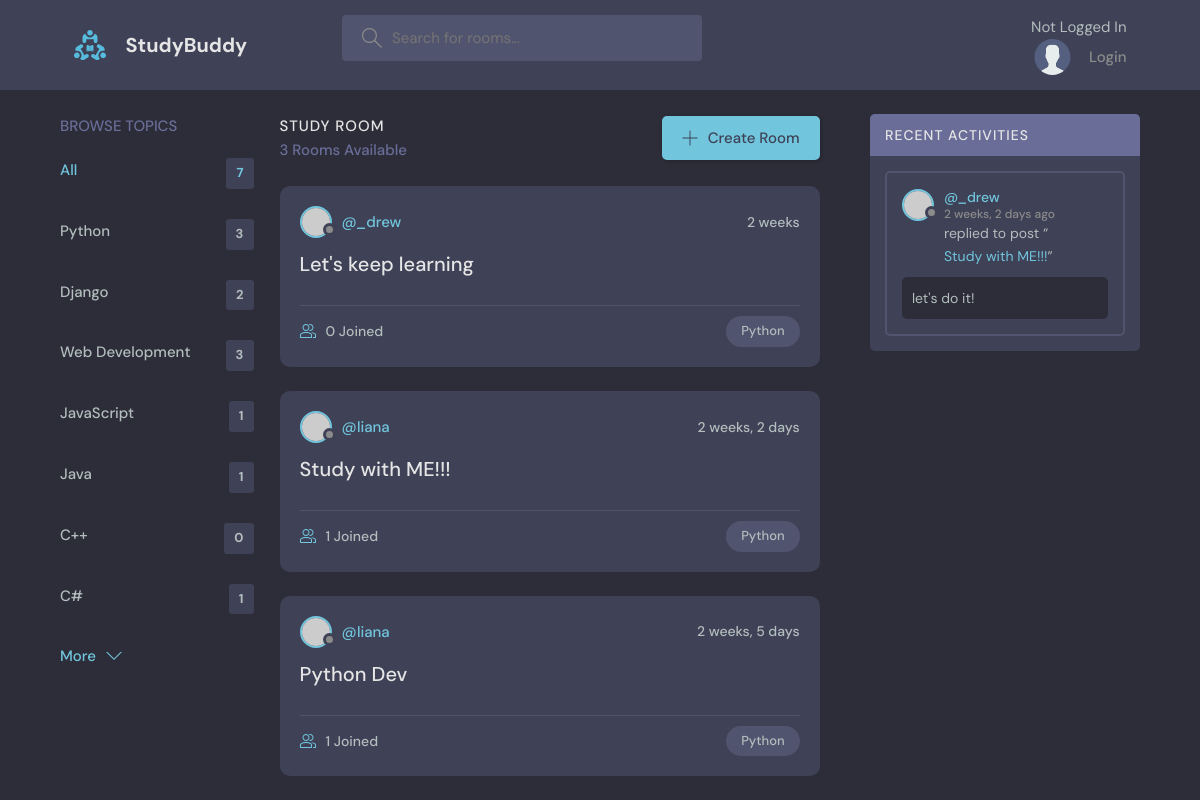
Page /?q=Python on the committed database.
### base/models.py (models this page shows, shortened)
class Topic(models.Model):
    name = models.CharField(max_length=200)

class Room(models.Model):
    host = models.ForeignKey(
        User,
        on_delete=models.SET_NULL, null=True
        )
    topic = models.ForeignKey(
        Topic,
        on_delete=models.SET_NULL, null=True
        )
    name = models.CharField(max_length=200)
    description = models.TextField(null=True, blank=True)
    participants = models.ManyToManyField(User, related_name='participants', blank=True)
    updated = models.DateTimeField(auto_now=True)
    created = models.DateTimeField(auto_now_add=True)
    class Meta:
        ordering = ['-updated', '-created']
    def __str__ (self):
        return self.name

class Message(models.Model):
    user = models.ForeignKey(
        User,
        on_delete=models.CASCADE
    )
    room = models.ForeignKey(
        Room,
        on_delete=models.CASCADE
    )
    body = models.TextField()
    updated = models.DateTimeField(auto_now=True)
    created = models.DateTimeField(auto_now_add=True)
    class Meta:
        ordering = ['-updated', '-created']
    def __str__(self):
        return self.body[0:50]

### base/views.py (the view)
# urls.py: path('', views.home, name="home"),
def home(request):
    q = request.GET.get('q') if request.GET.get('q') != None else ''
    rooms = Room.objects.filter(
        Q(topic__name__icontains=q) |
        Q(name__icontains=q) |
        Q(description__icontains=q)
        )
    topics = Topic.objects.all()
    room_count = rooms.count()
    room_messages = Message.objects.filter(Q(room__topic__name__icontains=q))
    context = {'rooms': rooms, 'topics':topics,'room_count': room_count, 'room_messages': room_messages}
    return render(request, 'base/home.html', context)

### base/templates/base/home.html (shortened to what this page needs)
{% extends 'main.html' %}
{% block content %}
    <main class="layout layout--3">
      <div class="container">
        <div>
        {% include 'base/topics_component.html' %}
      </div>
        <div class="roomList">
          <div class="roomList__header">
            <div>
              <h2>Study Room</h2>
              <p>{{room_count}} Rooms Available</p>
            </div>
            <a class="btn btn--main" href="{% url 'create-room' %} ">
              <svg version="1.1" xmlns="http://www.w3.org/2000/svg" width="32" height="32" viewBox="0 0 32 32">
                <title>add</title>
                <path
                  d="M16.943 0.943h-1.885v14.115h-14.115v1.885h14.115v14.115h1.885v-14.115h14.115v-1.885h-14.115v-14.115z"
                ></path>
              </svg>
              Create Room
            </a>
          </div>
          {% include 'base/feed_component.html' %}
        </div>
        {% include 'base/activity_component.html' %}
      </div>
    </main>
{%  endblock content %}

### base/templates/base/topics_component.html
<div class="topics">
    <div class="topics__header">
      <h2>Browse Topics</h2>
    </div>
    <ul class="topics__list">
      <li>
        <a href="{% url 'home' %}" class="active">All <span>{{topics.count}}</span></a>
      </li>
      {% for topic in topics%}
      <li>
        <a href="{% url 'home' %}?q={{topic.name}}"> {{topic.name}} <span>{{topic.room_set.count}}</span></a>
      </li>
      {% endfor %}
    <a class="btn btn--link" href="{% url 'topics' %}">
      More
      <svg version="1.1" xmlns="http://www.w3.org/2000/svg" width="32" height="32" viewBox="0 0 32 32">
        <title>chevron-down</title>
        <path d="M16 21l-13-13h-3l16 16 16-16h-3l-13 13z"></path>
      </svg>
    </a>
  </div>

### base/templates/base/feed_component.html (shortened to what this page needs)
{% for room in rooms %}
<div class="roomListRoom">
    <div class="roomListRoom__header">
      <a href="{% url 'user-profile' room.host.id %}" class="roomListRoom__author">
        <div class="avatar avatar--small">
          <img src="https://randomuser.me/api/portraits/women/11.jpg" />
        </div>
        <span>@{{room.host.username}}</span>
      </a>
      <div class="roomListRoom__actions">
        <span>{{room.created|timesince}}</span>
      </div>
    </div>
    <div class="roomListRoom__content">
      <a href="{% url 'room' room.id %}">{{room.name}}</a>
    </div>
    <div class="roomListRoom__meta">
      <a href="{% url 'room' room.id %}" class="roomListRoom__joined">
        {{room.participants.all.count}} Joined
      </a>
      <p class="roomListRoom__topic">Python</p>
    </div>
  </div>
  {% endfor %}

### base/templates/base/activity_component.html (shortened to what this page needs)
<div class="activities">
    <div class="activities__header">
      <h2>Recent Activities</h2>
    </div>
    {% for message in room_messages %}
    <div class="activities__box">
      <div class="activities__boxHeader roomListRoom__header">
        <a href="{% url 'user-profile' message.user.id %}" class="roomListRoom__author">
          <div class="avatar avatar--small">
            <img src="https://randomuser.me/api/portraits/women/11.jpg" />
          </div>
          <p>
            @{{message.user}}
            <span>{{message.created|timesince}} ago</span>
          </p>
        </a>
      </div>
      <div class="activities__boxContent">
        <p>replied to post “<a href="{% url 'room' message.room.id %}">{{message.room}}</a>”</p>
        <div class="activities__boxRoomContent">
            {{message}}
        </div>
      </div>
    </div>
    {% endfor %}
  </div>

### rows in the picture
Topic: name "Python", room_set.count "3"
Topic: name "Django", room_set.count "2"
Topic: name "Web Development", room_set.count "3"
Topic: name "JavaScript", room_set.count "1"
Topic: name "Java", room_set.count "1"
Topic: name "C++", room_set.count "0"
Topic: name "C#", room_set.count "1"
Room: host.username "_drew", created "2 weeks", name "Let's keep learning", participants.all.count "0"
Room: host.username "liana", created "2 weeks, 2 days", name "Study with ME!!!", participants.all.count "1"
Room: host.username "liana", created "2 weeks, 5 days", name "Python Dev", participants.all.count "1"
Message: user "_drew", created "2 weeks, 2 days", room "Study with ME!!!", body "let's do it!"

### other values in the picture
{{ topics.count }} "7"
{{ room_count }} "3"
